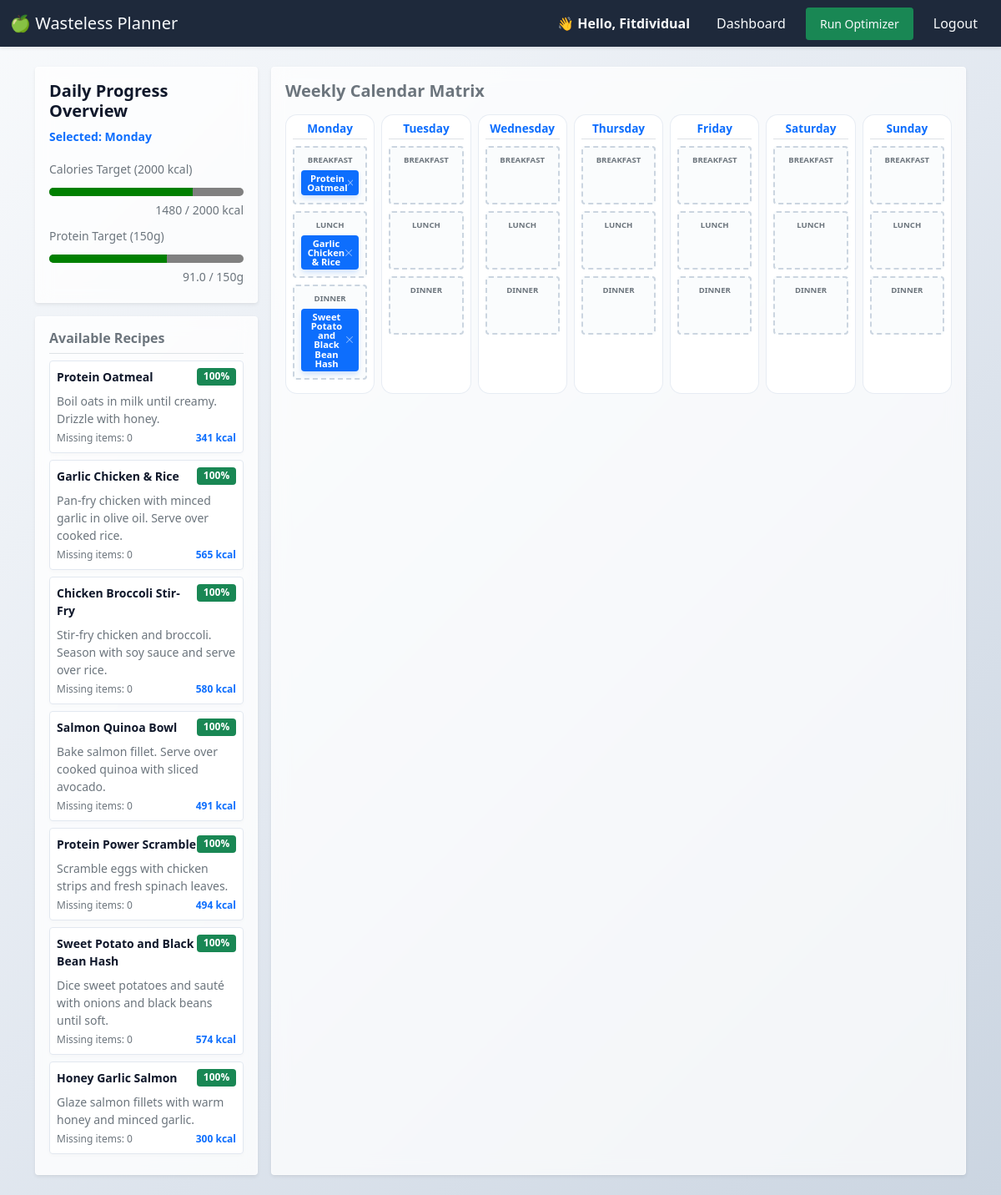
Page / (signed in) on the earlier database version.
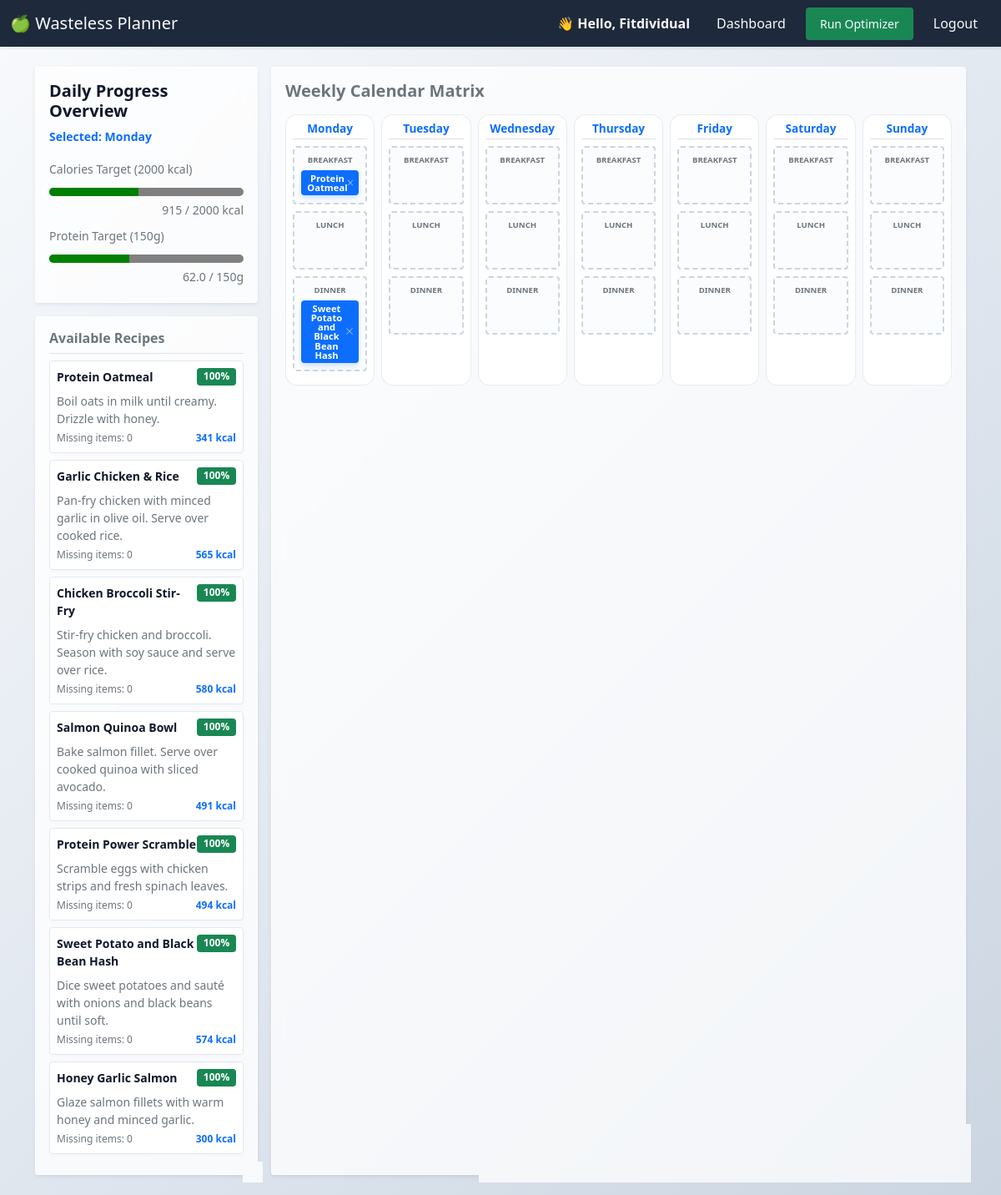
Same page on the later database version.
### planner/models.py (models this page shows, shortened)
class Recipe(models.Model):
    title = models.CharField(max_length=200, unique=True)
    instructions = models.TextField()
    prep_time = models.IntegerField(help_text="Time in minutes", validators=[MinValueValidator(1)])
    calories = models.IntegerField(validators=[MinValueValidator(0)], default=0)
    protein = models.DecimalField(max_digits=5, decimal_places=1, default=0.0, help_text="in grams")
    carbs = models.DecimalField(max_digits=5, decimal_places=1, default=0.0, help_text="in grams")
    fat = models.DecimalField(max_digits=5, decimal_places=1, default=0.0, help_text="in grams")
    created_at = models.DateTimeField(auto_now_add=True)

class MealPlan(models.Model):
    MEAL_CHOICES = [
        ('Breakfast', 'Breakfast'),
        ('Lunch', 'Lunch'),
        ('Dinner', 'Dinner'),
    ]
    user = models.ForeignKey(User, on_delete=models.CASCADE, related_name="meal_plans")
    recipe = models.ForeignKey(Recipe, on_delete=models.CASCADE)
    date = models.DateField()
    meal_type = models.CharField(max_length=15, choices=MEAL_CHOICES, default='Dinner')
    class Meta:
        ordering = ['date']
        unique_together = ('user', 'date', 'meal_type')

### planner/views.py (the view)
# urls.py: path('', views.dashboard_view, name='dashboard'),
@login_required
def dashboard_view(request):
    user = request.user
    today = timezone.now().date()
    pantry_items = PantryItem.objects.filter(user=user).select_related('ingredient')
    user_stock = {}
    expiring_items = []
    seen_ingredients = set()
    for item in pantry_items:
        ing_id = item.ingredient.id
        if ing_id not in user_stock:
            user_stock[ing_id] = Decimal("0.00")
        user_stock[ing_id] += item.quantity
        try:
            days_left = item.days_until_expiration()
        except Exception:
            days_left = 99
        if days_left <= 3 and ing_id not in seen_ingredients:
            expiring_items.append(item)
            seen_ingredients.add(ing_id)
    all_recipes = Recipe.objects.prefetch_related('recipe_ingredients__ingredient')
    recommended_recipes = []
    for recipe in all_recipes:
        requirements = recipe.recipe_ingredients.all()
        if not requirements:
            continue
        matched_ingredients = 0
        total_ingredients_count = len(requirements)
        for req in requirements:
            req_ing_id = req.ingredient.id
            if req_ing_id in user_stock and user_stock[req_ing_id] >= req.quantity:
                matched_ingredients += 1
        match_percentage = int((matched_ingredients / total_ingredients_count) * 100)
        if match_percentage >= 25:
            recommended_recipes.append({
                "recipe": recipe,
                "match_percentage": match_percentage,
                "missing_count": total_ingredients_count - matched_ingredients
            })
    calendar_days = [
        {"code": "MON", "name": "Monday"},
        {"code": "TUE", "name": "Tuesday"},
        {"code": "WED", "name": "Wednesday"},
        {"code": "THU", "name": "Thursday"},
        {"code": "FRI", "name": "Friday"},
        {"code": "SAT", "name": "Saturday"},
        {"code": "SUN", "name": "Sunday"},
    ]
    daily_macros = {
        "MON": {"calories": 0, "protein": 0.0},
        "TUE": {"calories": 0, "protein": 0.0},
        "WED": {"calories": 0, "protein": 0.0},
        "THU": {"calories": 0, "protein": 0.0},
        "FRI": {"calories": 0, "protein": 0.0},
        "SAT": {"calories": 0, "protein": 0.0},
        "SUN": {"calories": 0, "protein": 0.0},
    }
    saved_meals = MealPlan.objects.filter(user=user).select_related('recipe')
    day_map = {0: "MON", 1: "TUE", 2: "WED", 3: "THU", 4: "FRI", 5: "SAT", 6: "SUN"}
    for plan in saved_meals:
        code = day_map.get(plan.date.weekday(), "MON")
        plan.date_code = code
        if plan.recipe:
            cals = getattr(plan.recipe, 'calories', 0) or 0
            prot = getattr(plan.recipe, 'protein', 0) or 0
            daily_macros[code]["calories"] += int(cals)
            daily_macros[code]["protein"] += int(prot)
    context = {
        "pantry_items": pantry_items,
        "expiring_items": expiring_items,
        "recommended_recipes": recommended_recipes,  # Constrain UI view window to top 7 hits
        "today": today,
        "calendar_days": calendar_days,
        "saved_meals": saved_meals,
        "daily_macros": daily_macros,
        "mon_cals": daily_macros["MON"]["calories"],
        "mon_prot": daily_macros["MON"]["protein"],
    }
    return render(request, "planner/index.html", context)

### planner/models.py (called while the page is built)
    def days_until_expiration(self):
        delta = self.expiration_date - timezone.now().date()
        return delta.days

### planner/templates/planner/index.html (shortened to what the changed rows need)
{% extends "planner/layout.html" %}
{% block body %}
<div class="row g-3">
    <aside class="col-12 col-md-4 col-lg-3" id="macro-summary-panel">
        <div class="card p-3 shadow-sm mb-3">
            <div class="mb-2">
                <label for="calories-progress" class="form-label mb-1 small text-muted">Calories Target (2000 kcal)</label>
                <progress id="calories-progress" class="w-100" value="{{ mon_cals }}" max="2000"></progress>
                <small class="text-muted d-block text-end" id="calories-text-value">{{ mon_cals }} / 2000 kcal</small>
            </div>
            <div class="mb-1">
                <label for="protein-progress" class="form-label mb-1 small text-muted">Protein Target (150g)</label>
                <progress id="protein-progress" class="w-100" value="{{ mon_prot }}" max="150"></progress>
                <small class="text-muted d-block text-end" id="protein-text-value">{{ mon_prot }} / 150g</small>
            </div>
        </div>
        <div class="card p-3 shadow-sm" id="recipe-pool">
        {% if recommended_recipes %}
            {% for item in recommended_recipes %}
            <div class="recipe-card p-2 mb-2 border rounded bg-light" draggable="true" data-recipe-id="{{ item.recipe.id }}" data-calories="{{ item.recipe.calories }}" data-protein="{{ item.recipe.protein }}" style="cursor: grab;">
                <div class="d-flex justify-content-between align-items-start">
                <strong class="text-dark small">{{ item.recipe.title }}</strong>
                <span class="badge bg-success small">{{ item.match_percentage }}%</span>
                </div>
                <div class="text-secondary small mt-2">
                <p class="mb-1">{{ item.recipe.instructions }}</p>
                </div>
                <div class="text-muted mt-1 d-flex justify-content-between" style="font-size: 0.75rem;">
                <span>Missing items: {{ item.missing_count }}</span>
                <span class="text-primary fw-bold">{{ item.recipe.calories }} kcal</span>
                </div>
            </div>
            {% endfor %}
        {% else %}
            <p class="text-muted small text-center my-3">No recipe matches found (Min. 25% match required).</p>
        {% endif %}
        </div>
    </aside>
    <section class="col-12 col-md-8 col-lg-9" id="calendar-workspace">
        <div class="card p-3 shadow-sm h-100">
            <h2 class="h5 fw-bold mb-3 text-secondary">Weekly Calendar Matrix</h2>
            <div class="calendar-grid" style="display: grid; gap: 0.5rem;">
                {% for day in calendar_days %}
                <div class="calendar-day-column border rounded p-2 bg-white" data-day-code="{{ day.code }}" data-day-name="{{ day.name }}">
                    <h6 class="text-center text-primary border-bottom pb-1 fw-bold" style="font-size: 0.85rem;">{{ day.name }}</h6>
                    <div class="meal-slot border rounded p-2 my-2 bg-light text-center"
                         data-meal-type="Breakfast"
                         data-current-calories="{% for plan in saved_meals %}{% if plan.date_code == day.code and plan.meal_type == 'Breakfast' %}{{ plan.recipe.calories }}{% endif %}{% endfor %}"
                         data-current-protein="{% for plan in saved_meals %}{% if plan.date_code == day.code and plan.meal_type == 'Breakfast' %}{{ plan.recipe.protein }}{% endif %}{% endfor %}"
                         style="min-height: 70px;">
                        <small class="slot-label text-muted d-block fw-bold" style="font-size: 0.6rem;">BREAKFAST</small>
                        <div class="slot-occupied-zone mt-1">
                            {% for plan in saved_meals %}
                                {% if plan.date_code == day.code and plan.meal_type == "Breakfast" %}
                                    <span class="recipe-card badge bg-primary w-100 py-1 text-wrap d-flex justify-content-between align-items-center"
                                        draggable="true"
                                        data-recipe-id="{{ plan.recipe.id }}"
                                        data-calories="{{ plan.recipe.calories }}"
                                        data-protein="{{ plan.recipe.protein }}"
                                        style="cursor: grab; font-size: 0.7rem;">
                                        <strong class="text-white">{{ plan.recipe.title }}</strong>
                                        <button type="button" class="btn-close btn-close-white remove-meal-btn"
                                                aria-label="Remove"
                                                style="font-size: 0.5rem; padding: 0.2rem; cursor: pointer;"></button>
                                    </span>
                                {% endif %}
                            {% endfor %}
                        </div>
                    </div>
                    <div class="meal-slot border rounded p-2 my-2 bg-light text-center"
                         data-meal-type="Lunch"
                         data-current-calories="{% for plan in saved_meals %}{% if plan.date_code == day.code and plan.meal_type == 'Lunch' %}{{ plan.recipe.calories }}{% endif %}{% endfor %}"
                         data-current-protein="{% for plan in saved_meals %}{% if plan.date_code == day.code and plan.meal_type == 'Lunch' %}{{ plan.recipe.protein }}{% endif %}{% endfor %}"
                         style="min-height: 70px;">
                        <small class="slot-label text-muted d-block fw-bold" style="font-size: 0.6rem;">LUNCH</small>
                        <div class="slot-occupied-zone mt-1">
                            {% for plan in saved_meals %}
                                {% if plan.date_code == day.code and plan.meal_type == "Lunch" %}
                                    <span class="recipe-card badge bg-primary w-100 py-1 text-wrap d-flex justify-content-between align-items-center"
                                        draggable="true"
                                        data-recipe-id="{{ plan.recipe.id }}"
                                        data-calories="{{ plan.recipe.calories }}"
                                        data-protein="{{ plan.recipe.protein }}"
                                        style="cursor: grab; font-size: 0.7rem;">
                                        <strong class="text-white">{{ plan.recipe.title }}</strong>
                                        <button type="button" class="btn-close btn-close-white remove-meal-btn"
                                                aria-label="Remove"
                                                style="font-size: 0.5rem; padding: 0.2rem; cursor: pointer;"></button>
                                    </span>
                                {% endif %}
                            {% endfor %}
                        </div>
                    </div>
                    <div class="meal-slot border rounded p-2 my-2 bg-light text-center"
                         data-meal-type="Dinner"
                         data-current-calories="{% for plan in saved_meals %}{% if plan.date_code == day.code and plan.meal_type == 'Dinner' %}{{ plan.recipe.calories }}{% endif %}{% endfor %}"
                         data-current-protein="{% for plan in saved_meals %}{% if plan.date_code == day.code and plan.meal_type == 'Dinner' %}{{ plan.recipe.protein }}{% endif %}{% endfor %}"
                         style="min-height: 70px;">
                        <small class="slot-label text-muted d-block fw-bold" style="font-size: 0.6rem;">DINNER</small>
                        <div class="slot-occupied-zone mt-1">
                            {% for plan in saved_meals %}
                                {% if plan.date_code == day.code and plan.meal_type == "Dinner" %}
                                    <span class="recipe-card badge bg-primary w-100 py-1 text-wrap d-flex justify-content-between align-items-center"
                                        draggable="true"
                                        data-recipe-id="{{ plan.recipe.id }}"
                                        data-calories="{{ plan.recipe.calories }}"
                                        data-protein="{{ plan.recipe.protein }}"
                                        style="cursor: grab; font-size: 0.7rem;">
                                        <strong class="text-white">{{ plan.recipe.title }}</strong>
                                        <button type="button" class="btn-close btn-close-white remove-meal-btn"
                                                aria-label="Remove"
                                                style="font-size: 0.5rem; padding: 0.2rem; cursor: pointer;"></button>
                                    </span>
                                {% endif %}
                            {% endfor %}
                        </div>
                    </div>
                </div>
                {% endfor %}
            </div>
        </div>
    </section>
</div>
{% endblock %}

Differences in the rows shown:
removed MealPlan: recipe "Garlic Chicken & Rice", shown under "Monday"
Other differences:
{{ mon_cals }}: 1480 → 915 (drawn)
{{ mon_cals }}: "1480" → "915"
{{ mon_prot }}: 91.0 → 62.0 (drawn)
{{ mon_prot }}: "91.0" → "62.0"
